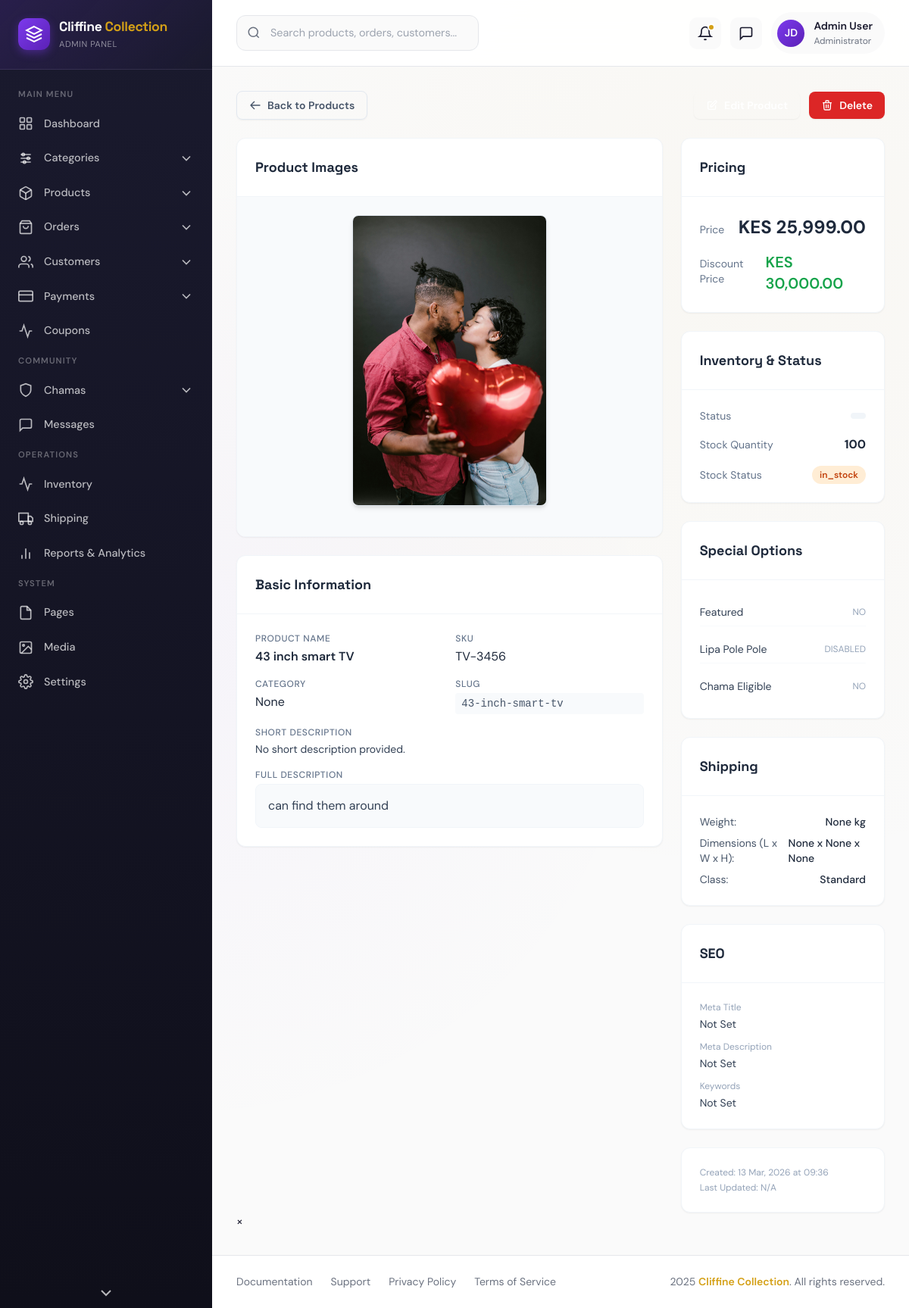
/admin/products/2/view, run on the app's committed database.
### app/models.py (models this page shows)
class ProductImage(db.Model):
    __tablename__ = "product_images"
    id = db.Column(db.Integer, primary_key=True)
    product_id = db.Column(db.Integer, db.ForeignKey("products.id"))
    image_url = db.Column(db.String(255), nullable=False)
    is_main = db.Column(db.Boolean, default=False)
    created_at = db.Column(db.DateTime, default=datetime.utcnow)

class Product(db.Model):
    __tablename__ = "products"
    id = db.Column(db.Integer, primary_key=True)
    name = db.Column(db.String(200), nullable=False)
    slug = db.Column(db.String(200), unique=True)
    short_description = db.Column(db.String(500))
    description = db.Column(db.Text)
    price = db.Column(db.Float, nullable=False)
    discount_price = db.Column(db.Float)
    cost_price = db.Column(db.Float)
    sku = db.Column(db.String(100))
    brand = db.Column(db.String(100))
    category_id = db.Column(db.Integer, db.ForeignKey("categories.id"))
    stock = db.Column(db.Integer, default=0)
    low_stock = db.Column(db.Integer)
    stock_status = db.Column(db.String(50), default="in_stock")
    is_featured = db.Column(db.Boolean, default=False)
    is_trending = db.Column(db.Boolean, default=False)
    allow_reviews = db.Column(db.Boolean, default=True)
    lipa_pole_pole = db.Column(db.Boolean, default=False)
    chama_eligible = db.Column(db.Boolean, default=False)
    weight = db.Column(db.Float)
    length = db.Column(db.Float)
    width = db.Column(db.Float)
    height = db.Column(db.Float)
    shipping_class = db.Column(db.String(50))
    meta_title = db.Column(db.String(255))
    meta_description = db.Column(db.Text)
    meta_keywords = db.Column(db.String(255))
    is_active = db.Column(db.Boolean, default=True)
    created_at = db.Column(db.DateTime, default=datetime.utcnow)
    images = db.relationship("ProductImage", backref="product", lazy=True)
    reviews = db.relationship("Review", backref="product", lazy=True)

### app/admin/routes.py (the view)
@admin_bp.route("/products/<int:product_id>/view")
def view_product(product_id):
    product = Product.query.get_or_404(product_id)
    return render_template("admin/products/view_product.html", product=product)

### app/templates/admin/products/view_product.html (shortened to what this page needs)
{% extends "admin/admin_base.html" %}
{% block content %}
    <div class="flex flex-wrap justify-between items-center gap-3 mb-6">
        <a href="{{ url_for('admin.all_products') }}" class="inline-flex items-center gap-2 px-4 py-2 border border-slate-200 text-slate-600 font-semibold rounded-lg hover:bg-slate-50 transition-colors text-sm shadow-sm">
            <svg class="w-4 h-4" fill="none" stroke="currentColor" viewBox="0 0 24 24"><path stroke-linecap="round" stroke-linejoin="round" stroke-width="2" d="M10 19l-7-7m0 0l7-7m-7 7h18"></path></svg>
            Back to Products
        </a>
        <div class="flex gap-3">
            <a href="{{ url_for('admin.edit_product', product_id=product.id) }}" class="inline-flex items-center gap-2 px-4 py-2 bg-primary text-white font-semibold rounded-lg hover:bg-primary-dark transition-colors text-sm shadow-sm">
                <svg class="w-4 h-4" fill="none" stroke="currentColor" viewBox="0 0 24 24"><path stroke-linecap="round" stroke-linejoin="round" stroke-width="2" d="M11 5H6a2 2 0 00-2 2v11a2 2 0 002 2h11a2 2 0 002-2v-5m-1.414-9.414a2 2 0 112.828 2.828L11.828 15H9v-2.828l8.586-8.586z"></path></svg>
            </a>
            <a href="{{ url_for('admin.delete_product', product_id=product.id) }}" onclick="return confirm('Are you sure you want to delete this product? This action cannot be undone.')" class="inline-flex items-center gap-2 px-4 py-2 bg-red-600 text-white font-semibold rounded-lg hover:bg-red-700 transition-colors text-sm shadow-sm">
                <svg class="w-4 h-4" fill="none" stroke="currentColor" viewBox="0 0 24 24"><path stroke-linecap="round" stroke-linejoin="round" stroke-width="2" d="M19 7l-.867 12.142A2 2 0 0116.138 21H7.862a2 2 0 01-1.995-1.858L5 7m5 4v6m4-6v6m1-10V4a1 1 0 00-1-1h-4a1 1 0 00-1 1v3M4 7h16"></path></svg>
                Delete
            </a>
        </div>
    </div>
    <div class="grid grid-cols-1 lg:grid-cols-3 gap-6">
        <div class="lg:col-span-2 space-y-6">
            <div class="bg-white rounded-xl shadow-sm border border-slate-100 overflow-hidden">
                <div class="p-6 border-b border-slate-100">
                    <h3 class="text-lg font-bold text-slate-800">Product Images</h3>
                </div>
                <div class="p-6 bg-slate-50">
                    {% if product.images and product.images|length > 0 %}
                        <div class="flex justify-center mb-4">
                            <img id="mainProductImage"
                                 src="{{ url_for('static', filename='uploads/' ~ product.images[0].image_url) }}"
                                 alt="{{ product.name }}"
                                 class="max-w-full max-h-96 object-contain rounded-lg shadow-md border border-slate-200 cursor-pointer"
                                 onclick="openLightbox(this.src)">
                        </div>
                    {% else %}
                        <div class="w-full h-64 flex items-center justify-center bg-slate-100 rounded-lg text-slate-400">
                            <span>No Image Available</span>
                        </div>
                    {% endif %}
                </div>
            </div>
            <div class="bg-white rounded-xl shadow-sm border border-slate-100 overflow-hidden">
                <div class="p-6 border-b border-slate-100">
                    <h3 class="text-lg font-bold text-slate-800">Basic Information</h3>
                </div>
                <div class="p-6 space-y-4">
                    <div class="grid grid-cols-1 md:grid-cols-2 gap-4">
                        <div>
                            <label class="block text-xs font-medium text-slate-500 uppercase tracking-wider mb-1">Product Name</label>
                            <p class="text-slate-800 font-semibold">{{ product.name }}</p>
                        </div>
                        <div>
                            <label class="block text-xs font-medium text-slate-500 uppercase tracking-wider mb-1">SKU</label>
                            <p class="text-slate-800">{{ product.sku or 'N/A' }}</p>
                        </div>
                    </div>
                    <div class="grid grid-cols-1 md:grid-cols-2 gap-4">
                        <div>
                            <label class="block text-xs font-medium text-slate-500 uppercase tracking-wider mb-1">Category</label>
                            <p class="text-slate-800">{{ product.category }}</p>
                        </div>
                        <div>
                            <label class="block text-xs font-medium text-slate-500 uppercase tracking-wider mb-1">Slug</label>
                            <p class="text-slate-600 text-sm font-mono bg-slate-50 px-2 py-1 rounded">{{ product.slug }}</p>
                        </div>
                    </div>
                    <div>
                        <label class="block text-xs font-medium text-slate-500 uppercase tracking-wider mb-1">Short Description</label>
                        <p class="text-slate-700 text-sm">{{ product.short_description or 'No short description provided.' }}</p>
                    </div>
                    <div>
                        <label class="block text-xs font-medium text-slate-500 uppercase tracking-wider mb-1">Full Description</label>
                        <div class="prose prose-sm max-w-none text-slate-700 bg-slate-50 p-4 rounded-lg border border-slate-100">
                            {{ product.description | safe if product.description else 'No detailed description provided.' }}
                        </div>
                    </div>
                </div>
            </div>
        </div>
        <div class="lg:col-span-1 space-y-6">
            <div class="bg-white rounded-xl shadow-sm border border-slate-100 overflow-hidden">
                <div class="p-6 border-b border-slate-100">
                    <h3 class="text-lg font-bold text-slate-800">Pricing</h3>
                </div>
                <div class="p-6 space-y-4">
                    <div class="flex justify-between items-baseline">
                        <span class="text-sm text-slate-500">Price</span>
                        <span class="text-2xl font-bold text-slate-800">KES {{ "{:,.2f}".format(product.price) }}</span>
                    </div>
                    {% if product.discount_price %}
                    <div class="flex justify-between items-baseline text-green-600">
                        <span class="text-sm text-slate-500">Discount Price</span>
                        <span class="text-xl font-semibold">KES {{ "{:,.2f}".format(product.discount_price) }}</span>
                    </div>
                    {% endif %}
                </div>
            </div>
            <div class="bg-white rounded-xl shadow-sm border border-slate-100 overflow-hidden">
                <div class="p-6 border-b border-slate-100">
                    <h3 class="text-lg font-bold text-slate-800">Inventory & Status</h3>
                </div>
                <div class="p-6 space-y-4">
                    <div class="flex justify-between items-center">
                        <span class="text-sm text-slate-500">Status</span>
                        <span class="px-2.5 py-1 rounded-full text-xs font-semibold
                            {% if product.status == 'Published' %}bg-green-100 text-green-700{% elif product.status == 'Draft' %}bg-yellow-100 text-yellow-700{% else %}bg-slate-100 text-slate-600{% endif %}">
                        </span>
                    </div>
                    <div class="flex justify-between items-center">
                        <span class="text-sm text-slate-500">Stock Quantity</span>
                        <span class="font-bold text-slate-800">{{ product.stock }}</span>
                    </div>
                    <div class="flex justify-between items-center">
                        <span class="text-sm text-slate-500">Stock Status</span>
                        <span class="px-2.5 py-1 rounded-full text-xs font-semibold
                            {% if product.stock_status == 'In Stock' %}bg-blue-100 text-blue-700{% elif product.stock_status == 'Out of Stock' %}bg-red-100 text-red-700{% else %}bg-orange-100 text-orange-700{% endif %}">
                            {{ product.stock_status }}
                        </span>
                    </div>
                </div>
            </div>
            <div class="bg-white rounded-xl shadow-sm border border-slate-100 overflow-hidden">
                <div class="p-6 border-b border-slate-100">
                    <h3 class="text-lg font-bold text-slate-800">Special Options</h3>
                </div>
                <div class="p-6 space-y-3">
                    <div class="flex justify-between items-center py-2 border-b border-slate-50">
                        <span class="text-sm text-slate-700">Featured</span>
                        {% if product.featured %}
                        <span class="text-green-600 font-semibold text-xs uppercase">Yes</span>
                        {% else %}
                        <span class="text-slate-400 text-xs uppercase">No</span>
                        {% endif %}
                    </div>
                    <div class="flex justify-between items-center py-2 border-b border-slate-50">
                        <span class="text-sm text-slate-700">Lipa Pole Pole</span>
                        {% if product.lipa_pole_pole %}
                        <span class="text-green-600 font-semibold text-xs uppercase">Enabled</span>
                        {% else %}
                        <span class="text-slate-400 text-xs uppercase">Disabled</span>
                        {% endif %}
                    </div>
                    <div class="flex justify-between items-center py-2">
                        <span class="text-sm text-slate-700">Chama Eligible</span>
                        {% if product.chama_eligible %}
                        <span class="text-green-600 font-semibold text-xs uppercase">Yes</span>
                        {% else %}
                        <span class="text-slate-400 text-xs uppercase">No</span>
                        {% endif %}
                    </div>
                </div>
            </div>
            <div class="bg-white rounded-xl shadow-sm border border-slate-100 overflow-hidden">
                <div class="p-6 border-b border-slate-100">
                    <h3 class="text-lg font-bold text-slate-800">Shipping</h3>
                </div>
                <div class="p-6 space-y-2 text-sm text-slate-600">
                    <div class="flex justify-between">
                        <span>Weight:</span>
                        <span class="font-medium text-slate-800">{{ product.weight }} kg</span>
                    </div>
                    <div class="flex justify-between">
                        <span>Dimensions (L x W x H):</span>
                        <span class="font-medium text-slate-800">{{ product.length }} x {{ product.width }} x {{ product.height }}</span>
                    </div>
                    <div class="flex justify-between">
                        <span>Class:</span>
                        <span class="font-medium text-slate-800">{{ product.shipping_class or 'Standard' }}</span>
                    </div>
                </div>
            </div>
            <div class="bg-white rounded-xl shadow-sm border border-slate-100 overflow-hidden">
                <div class="p-6 border-b border-slate-100">
                    <h3 class="text-lg font-bold text-slate-800">SEO</h3>
                </div>
                <div class="p-6 space-y-3 text-sm">
                    <div>
                        <label class="block text-xs text-slate-400 mb-1">Meta Title</label>
                        <p class="text-slate-700">{{ product.meta_title or 'Not Set' }}</p>
                    </div>
                    <div>
                        <label class="block text-xs text-slate-400 mb-1">Meta Description</label>
                        <p class="text-slate-700">{{ product.meta_description or 'Not Set' }}</p>
                    </div>
                    <div>
                        <label class="block text-xs text-slate-400 mb-1">Keywords</label>
                        <p class="text-slate-700">{{ product.meta_keywords or 'Not Set' }}</p>
                    </div>
                </div>
            </div>
            <div class="bg-white rounded-xl shadow-sm border border-slate-100 overflow-hidden p-6 text-xs text-slate-400 space-y-1">
                <p>Created: {{ product.created_at.strftime('%d %b, %Y at %H:%M') }}</p>
                <p>Last Updated: {{ product.updated_at.strftime('%d %b, %Y at %H:%M') if product.updated_at else 'N/A' }}</p>
            </div>
        </div>
    </div>
    <div id="lightboxModal" class="lightbox-modal" onclick="closeLightbox(event)">
        <span class="lightbox-close" onclick="closeLightbox(event)">&times;</span>
    </div>
{% endblock %}

### app/templates/admin/admin_base.html (style rules this page uses)
:root { --bg: #fafafa; --fg: #1a1a2e; --muted: #6b7280; --accent: #7c3aed; --accent-dark: #5b21b6; --accent-light: #a78bfa; --gold: #d4a017; --gold-light: #f5d76e; --gold-dark: #b8860b; --card: #ffffff; --border: #e5e7eb; --sidebar-bg: #1a1a2e; --sidebar-hover: #2d2d44; --sidebar-active: #3d3d5c; }
* { margin: 0; padding: 0; box-sizing: border-box; }
body { font-family: 'DM Sans', sans-serif; background: var(--bg); color: var(--fg); min-height: 100vh; overflow-x: hidden; }
h1, h2, h3, h4, h5, h6 { font-family: 'Space Grotesk', sans-serif; }
.bg-pattern { background-image: radial-gradient(circle at 20% 50%, rgba(124, 58, 237, 0.03) 0%, transparent 50%), radial-gradient(circle at 80% 20%, rgba(212, 160, 23, 0.03) 0%, transparent 50%); }

### data on the page
ProductImage: image_url (picture)
Product: name "43 inch smart TV", sku "TV-3456", slug "43-inch-smart-tv", short_description "No short description provided.", description "can find them around", price "25,999.00", discount_price "30,000.00", stock "100", stock_status "in_stock", weight "None", length "None", width "None", height "None", shipping_class "Standard", meta_title "Not Set", meta_description "Not Set", meta_keywords "Not Set", created_at "13 Mar, 2026 at 09:36"

### other printed values
{{ product.category }} "None"
